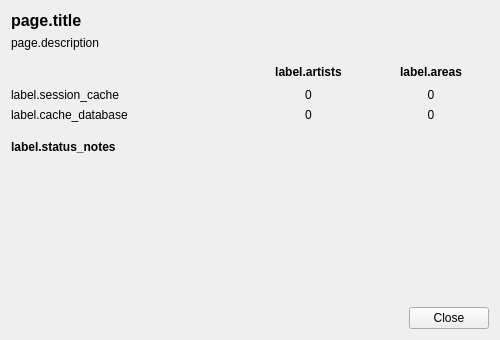
<?xml version="1.0" encoding="UTF-8"?>
<ui version="4.0">
 <class>AdditionalArtistsDetailsCacheStatus</class>
 <widget class="QWidget" name="AdditionalArtistsDetailsCacheStatus">
  <property name="windowModality">
   <enum>Qt::WindowModality::WindowModal</enum>
  </property>
  <property name="geometry">
   <rect>
    <x>0</x>
    <y>0</y>
    <width>500</width>
    <height>340</height>
   </rect>
  </property>
  <property name="minimumSize">
   <size>
    <width>500</width>
    <height>300</height>
   </size>
  </property>
  <property name="windowTitle">
   <string>window.title</string>
  </property>
  <layout class="QVBoxLayout" name="verticalLayout">
   <item>
    <widget class="QLabel" name="page_title">
     <property name="font">
      <font>
       <pointsize>12</pointsize>
       <bold>true</bold>
      </font>
     </property>
     <property name="text">
      <string>page.title</string>
     </property>
    </widget>
   </item>
   <item>
    <widget class="QLabel" name="status_description">
     <property name="sizePolicy">
      <sizepolicy hsizetype="Preferred" vsizetype="Minimum">
       <horstretch>0</horstretch>
       <verstretch>0</verstretch>
      </sizepolicy>
     </property>
     <property name="text">
      <string>page.description</string>
     </property>
     <property name="textFormat">
      <enum>Qt::TextFormat::MarkdownText</enum>
     </property>
     <property name="wordWrap">
      <bool>true</bool>
     </property>
    </widget>
   </item>
   <item>
    <spacer name="verticalSpacer">
     <property name="orientation">
      <enum>Qt::Orientation::Vertical</enum>
     </property>
     <property name="sizeType">
      <enum>QSizePolicy::Policy::Fixed</enum>
     </property>
     <property name="sizeHint" stdset="0">
      <size>
       <width>20</width>
       <height>6</height>
      </size>
     </property>
    </spacer>
   </item>
   <item>
    <layout class="QGridLayout" name="gridLayout">
     <property name="topMargin">
      <number>0</number>
     </property>
     <item row="0" column="0">
      <spacer name="horizontalSpacer">
       <property name="orientation">
        <enum>Qt::Orientation::Horizontal</enum>
       </property>
       <property name="sizeHint" stdset="0">
        <size>
         <width>40</width>
         <height>20</height>
        </size>
       </property>
      </spacer>
     </item>
     <item row="0" column="1">
      <widget class="QLabel" name="artists_label">
       <property name="sizePolicy">
        <sizepolicy hsizetype="Preferred" vsizetype="Preferred">
         <horstretch>1</horstretch>
         <verstretch>0</verstretch>
        </sizepolicy>
       </property>
       <property name="font">
        <font>
         <bold>true</bold>
        </font>
       </property>
       <property name="text">
        <string>label.artists</string>
       </property>
       <property name="alignment">
        <set>Qt::AlignmentFlag::AlignCenter</set>
       </property>
      </widget>
     </item>
     <item row="0" column="2">
      <widget class="QLabel" name="areas_label">
       <property name="sizePolicy">
        <sizepolicy hsizetype="Preferred" vsizetype="Preferred">
         <horstretch>1</horstretch>
         <verstretch>0</verstretch>
        </sizepolicy>
       </property>
       <property name="font">
        <font>
         <bold>true</bold>
        </font>
       </property>
       <property name="text">
        <string>label.areas</string>
       </property>
       <property name="alignment">
        <set>Qt::AlignmentFlag::AlignCenter</set>
       </property>
      </widget>
     </item>
     <item row="1" column="0">
      <widget class="QLabel" name="session_cache_label">
       <property name="sizePolicy">
        <sizepolicy hsizetype="Preferred" vsizetype="Preferred">
         <horstretch>2</horstretch>
         <verstretch>0</verstretch>
        </sizepolicy>
       </property>
       <property name="text">
        <string>label.session_cache</string>
       </property>
      </widget>
     </item>
     <item row="2" column="0">
      <widget class="QLabel" name="cache_database_label">
       <property name="text">
        <string>label.cache_database</string>
       </property>
      </widget>
     </item>
     <item row="1" column="1">
      <widget class="QLabel" name="session_artists_count">
       <property name="text">
        <string notr="true">0</string>
       </property>
       <property name="alignment">
        <set>Qt::AlignmentFlag::AlignCenter</set>
       </property>
      </widget>
     </item>
     <item row="1" column="2">
      <widget class="QLabel" name="session_areas_count">
       <property name="text">
        <string notr="true">0</string>
       </property>
       <property name="alignment">
        <set>Qt::AlignmentFlag::AlignCenter</set>
       </property>
      </widget>
     </item>
     <item row="2" column="1">
      <widget class="QLabel" name="database_artists_count">
       <property name="text">
        <string notr="true">0</string>
       </property>
       <property name="alignment">
        <set>Qt::AlignmentFlag::AlignCenter</set>
       </property>
      </widget>
     </item>
     <item row="2" column="2">
      <widget class="QLabel" name="database_areas_count">
       <property name="text">
        <string notr="true">0</string>
       </property>
       <property name="alignment">
        <set>Qt::AlignmentFlag::AlignCenter</set>
       </property>
      </widget>
     </item>
    </layout>
   </item>
   <item>
    <spacer name="verticalSpacer_3">
     <property name="orientation">
      <enum>Qt::Orientation::Vertical</enum>
     </property>
     <property name="sizeType">
      <enum>QSizePolicy::Policy::Fixed</enum>
     </property>
     <property name="sizeHint" stdset="0">
      <size>
       <width>20</width>
       <height>12</height>
      </size>
     </property>
    </spacer>
   </item>
   <item>
    <widget class="QLabel" name="status_note_label">
     <property name="font">
      <font>
       <bold>true</bold>
      </font>
     </property>
     <property name="text">
      <string>label.status_notes</string>
     </property>
    </widget>
   </item>
   <item>
    <widget class="QLabel" name="status_note">
     <property name="text">
      <string notr="true"/>
     </property>
     <property name="textFormat">
      <enum>Qt::TextFormat::MarkdownText</enum>
     </property>
     <property name="alignment">
      <set>Qt::AlignmentFlag::AlignLeading|Qt::AlignmentFlag::AlignLeft|Qt::AlignmentFlag::AlignTop</set>
     </property>
     <property name="wordWrap">
      <bool>true</bool>
     </property>
    </widget>
   </item>
   <item>
    <spacer name="verticalSpacer_2">
     <property name="orientation">
      <enum>Qt::Orientation::Vertical</enum>
     </property>
     <property name="sizeHint" stdset="0">
      <size>
       <width>20</width>
       <height>40</height>
      </size>
     </property>
    </spacer>
   </item>
   <item>
    <widget class="QDialogButtonBox" name="buttonBox">
     <property name="standardButtons">
      <set>QDialogButtonBox::StandardButton::Close</set>
     </property>
    </widget>
   </item>
  </layout>
 </widget>
 <resources/>
 <connections/>
</ui>
